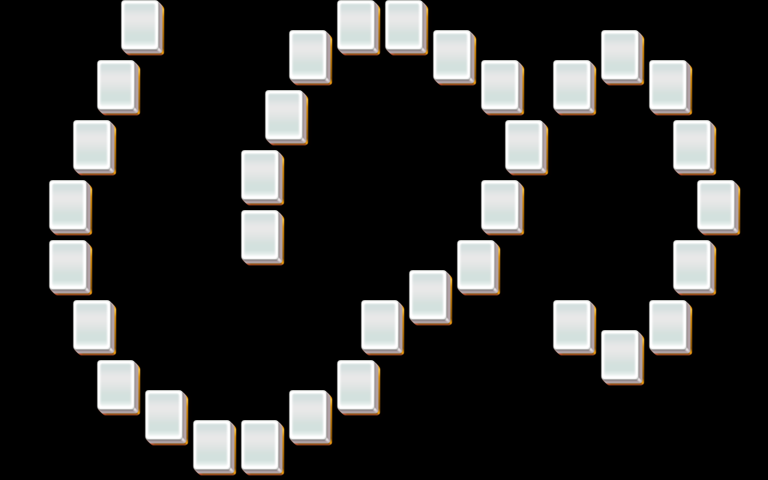

Below is a game level as drawn by its tile map, then a one-line description and the .tmx that defines it (tile-layer data replaced by summaries):
An orthogonal 32x16 tile map with 24x30 px tiles, 3 tile layers (layer1, layer2, layer3).

<map version="1.0" orientation="orthogonal" width="32" height="16" tilewidth="24" tileheight="30">
 <properties>
  <property name="species" value="15" />
 </properties>
 <tileset firstgid="1" name="mahjong" tilewidth="48" tileheight="60">
  <image source="mahjong.png" />
 </tileset>
 <layer name="layer1" width="32" height="16">
  <data>[512 cells, 34 non-empty, 1 distinct tile ids]</data>
 </layer>
 <layer name="layer2" width="32" height="16">
  <data>[512 cells, 34 non-empty, 1 distinct tile ids]</data>
 </layer>
 <layer name="layer3" width="32" height="16">
  <data>[512 cells, 34 non-empty, 1 distinct tile ids]</data>
 </layer>
</map>
